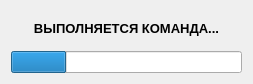
<?xml version="1.0" encoding="UTF-8"?>
<ui version="4.0">
 <class>waitForm</class>
 <widget class="QDialog" name="waitForm">
  <property name="geometry">
   <rect>
    <x>0</x>
    <y>0</y>
    <width>253</width>
    <height>84</height>
   </rect>
  </property>
  <property name="windowTitle">
   <string>Dialog</string>
  </property>
  <layout class="QVBoxLayout" name="verticalLayout">
   <item>
    <widget class="QLabel" name="label">
     <property name="font">
      <font>
       <pointsize>10</pointsize>
       <weight>75</weight>
       <bold>true</bold>
      </font>
     </property>
     <property name="text">
      <string>ВЫПОЛНЯЕТСЯ КОМАНДА...</string>
     </property>
     <property name="alignment">
      <set>Qt::AlignCenter</set>
     </property>
    </widget>
   </item>
   <item>
    <widget class="QProgressBar" name="progressBar">
     <property name="value">
      <number>24</number>
     </property>
     <property name="alignment">
      <set>Qt::AlignCenter</set>
     </property>
     <property name="textVisible">
      <bool>false</bool>
     </property>
    </widget>
   </item>
  </layout>
 </widget>
 <resources/>
 <connections/>
</ui>
